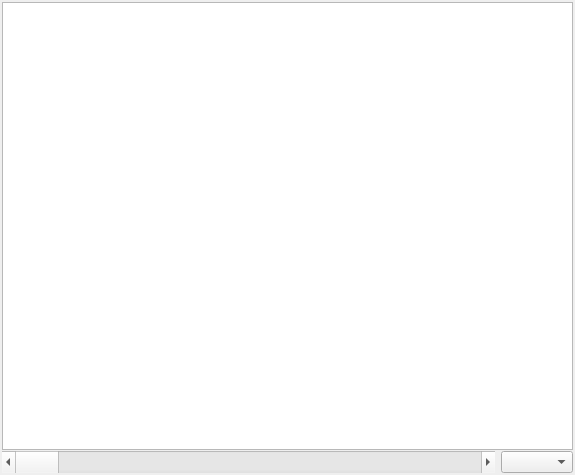
<?xml version="1.0" encoding="UTF-8"?>
<ui version="4.0">
 <class>ChartWindow</class>
 <widget class="QWidget" name="ChartWindow">
  <property name="geometry">
   <rect>
    <x>0</x>
    <y>0</y>
    <width>575</width>
    <height>475</height>
   </rect>
  </property>
  <property name="windowTitle">
   <string>ChartWidget</string>
  </property>
  <layout class="QGridLayout" name="gridLayout">
   <property name="leftMargin">
    <number>2</number>
   </property>
   <property name="topMargin">
    <number>2</number>
   </property>
   <property name="rightMargin">
    <number>2</number>
   </property>
   <property name="bottomMargin">
    <number>2</number>
   </property>
   <property name="verticalSpacing">
    <number>1</number>
   </property>
   <item row="0" column="0" colspan="2">
    <widget class="QGraphicsView" name="graphicsView"/>
   </item>
   <item row="1" column="0">
    <widget class="QScrollBar" name="scrollBar">
     <property name="sizePolicy">
      <sizepolicy hsizetype="Expanding" vsizetype="Preferred">
       <horstretch>0</horstretch>
       <verstretch>0</verstretch>
      </sizepolicy>
     </property>
     <property name="orientation">
      <enum>Qt::Horizontal</enum>
     </property>
    </widget>
   </item>
   <item row="1" column="1">
    <widget class="QComboBox" name="cbTimeInterval"/>
   </item>
  </layout>
 </widget>
 <resources/>
 <connections/>
</ui>
